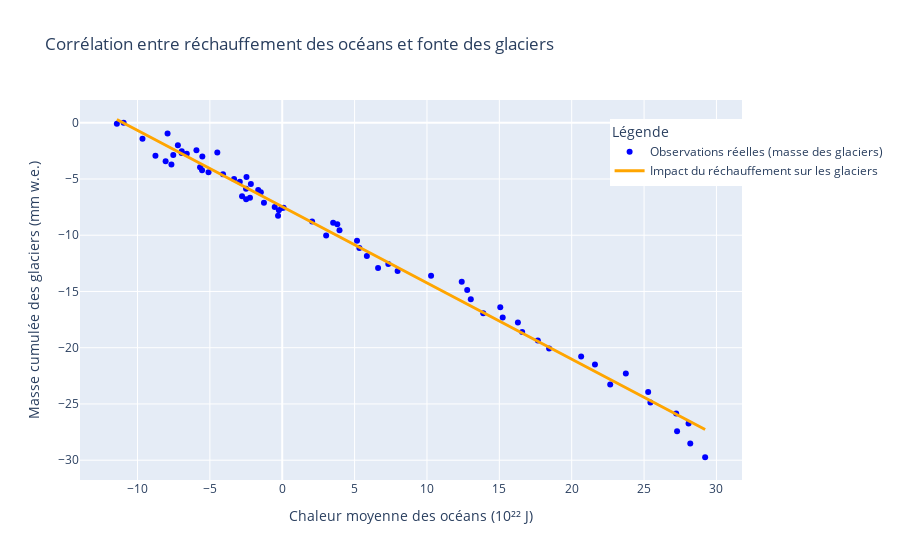

The notebook cell this image was saved under:
### Code cell
fig = go.Figure()

# Nuage de points (observations réelles)
fig.add_trace(go.Scatter(
    x=x,
    y=y,
    mode="markers",
    name="Observations réelles (masse des glaciers)",     
    marker=dict(color="blue")
))

# Ligne de régression (tendance)
fig.add_trace(go.Scatter(
    x=x,
    y=y_pred,
    mode="lines",
    name="Impact du réchauffement sur les glaciers",     
    line=dict(color="orange", width=3)
))

# Mettre à jour le layout avec noms des axes
fig.update_layout(
    title="Corrélation entre réchauffement des océans et fonte des glaciers",
    xaxis_title="Chaleur moyenne des océans (10²² J)",
    yaxis_title="Masse cumulée des glaciers (mm w.e.)",
    legend=dict(
        title="Légende",
        x=0.8,
        y=0.95
    )
)

fig.show()

### Figure 1 — Plotly figure (JSON) as saved in the notebook; plotly's stock layout.template omitted (floating-point values rounded to 4 significant figures)
{"data": [{"marker": {"color": "blue"}, "mode": "markers", "name": "Observations réelles (masse des glaciers)", "type": "scatter", "x": [-10.96, -11.43, -7.922, -9.656, -7.209, -5.927, -4.485, -5.519, -6.952, -6.942, -6.595, -7.527, -8.76, -8.056, -7.656, -5.677, -5.538, -5.093, -4.09, -2.469, -3.326, -2.931, -2.167, -2.5, -1.66, -1.478, -2.227, -2.776, -2.493, -1.263, -0.04399, -0.52, 0.09434, -0.2307, -0.289, 2.064, 3.518, 3.806, 3.957, 3.035, 5.167, 5.33, 5.847, 7.331, 6.623, 7.971, 10.28, 12.4, 12.78, 13.03, 15.06, 13.89, 15.23, 16.28, 16.58, 17.66, 18.44, 20.65, 21.61, 23.74, 22.66, 25.28, 25.44, 27.22, 28.07, 27.28, 28.19, 29.22], "y": [0.0, -0.094, -0.963, -1.431, -2.008, -2.445, -2.648, -3.0, -2.682, -2.524, -2.75, -2.869, -2.939, -3.428, -3.715, -3.946, -4.225, -4.402, -4.589, -4.815, -4.998, -5.255, -5.443, -5.86, -5.983, -6.174, -6.662, -6.535, -6.794, -7.102, -7.583, -7.487, -7.561, -7.789, -8.274, -8.777, -8.893, -9.026, -9.557, -10.02, -10.49, -11.13, -11.85, -12.55, -12.91, -13.18, -13.61, -14.13, -14.87, -15.68, -16.4, -16.94, -17.31, -17.77, -18.61, -19.35, -20.08, -20.79, -21.49, -22.29, -23.28, -23.93, -24.86, -25.86, -26.74, -27.42, -28.51, -29.74]}, {"line": {"color": "orange", "width": 3}, "mode": "lines", "name": "Impact du réchauffement sur les glaciers", "type": "scatter", "x": [-10.96, -11.43, -7.922, -9.656, -7.209, -5.927, -4.485, -5.519, -6.952, -6.942, -6.595, -7.527, -8.76, -8.056, -7.656, -5.677, -5.538, -5.093, -4.09, -2.469, -3.326, -2.931, -2.167, -2.5, -1.66, -1.478, -2.227, -2.776, -2.493, -1.263, -0.04399, -0.52, 0.09434, -0.2307, -0.289, 2.064, 3.518, 3.806, 3.957, 3.035, 5.167, 5.33, 5.847, 7.331, 6.623, 7.971, 10.28, 12.4, 12.78, 13.03, 15.06, 13.89, 15.23, 16.28, 16.58, 17.66, 18.44, 20.65, 21.61, 23.74, 22.66, 25.28, 25.44, 27.22, 28.07, 27.28, 28.19, 29.22], "y": [-0.02444, 0.2927, -2.083, -0.9078, -2.567, -3.436, -4.414, -3.713, -2.741, -2.748, -2.983, -2.351, -1.515, -1.993, -2.264, -3.605, -3.7, -4.002, -4.682, -5.781, -5.2, -5.467, -5.986, -5.76, -6.33, -6.453, -5.945, -5.573, -5.764, -6.599, -7.425, -7.102, -7.519, -7.299, -7.259, -8.854, -9.84, -10.04, -10.14, -9.513, -10.96, -11.07, -11.42, -12.43, -11.95, -12.86, -14.43, -15.86, -16.12, -16.29, -17.67, -16.87, -17.78, -18.5, -18.7, -19.43, -19.96, -21.46, -22.11, -23.55, -22.82, -24.6, -24.7, -25.91, -26.49, -25.95, -26.57, -27.27]}], "layout": {"legend": {"title": {"text": "Légende"}, "x": 0.8, "y": 0.95}, "title": {"text": "Corrélation entre réchauffement des océans et fonte des glaciers"}, "xaxis": {"title": {"text": "Chaleur moyenne des océans (10²² J)"}}, "yaxis": {"title": {"text": "Masse cumulée des glaciers (mm w.e.)"}}}}
